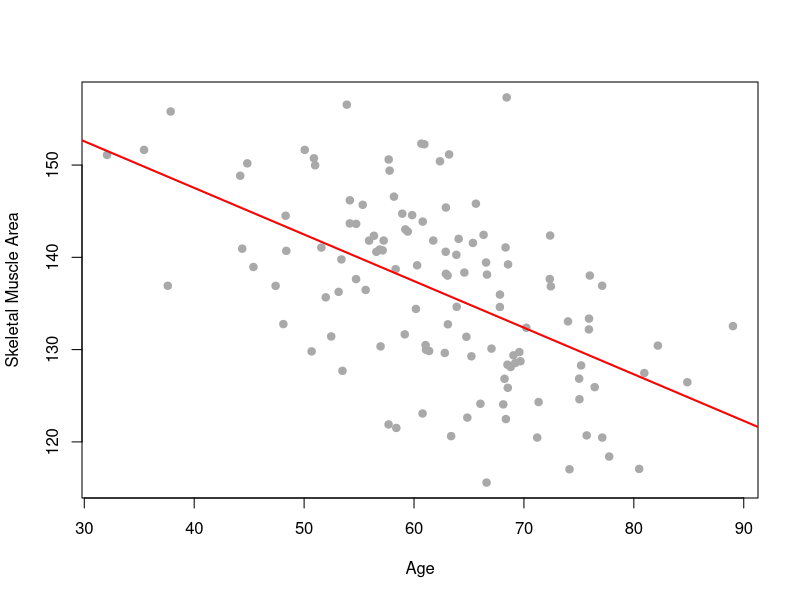

Write R code to recreate this figure.
# Figure 3: Linear regression scatter plot with fitted line

set.seed(42)
N <- 120
age <- rnorm(N, 62, 10)
BMI <- rnorm(N, 27, 4)
sm_area <- 140 - 0.4*age + 0.8*BMI + rnorm(N,0,8)

png("Fig3_MuscleArea_vs_Age.png", width=900, height=700)
plot(age, sm_area, pch=19, col='darkgray',
     xlab='Age', ylab='Skeletal Muscle Area')
fit <- lm(sm_area ~ age)
abline(fit, col='red', lwd=2)
dev.off()
